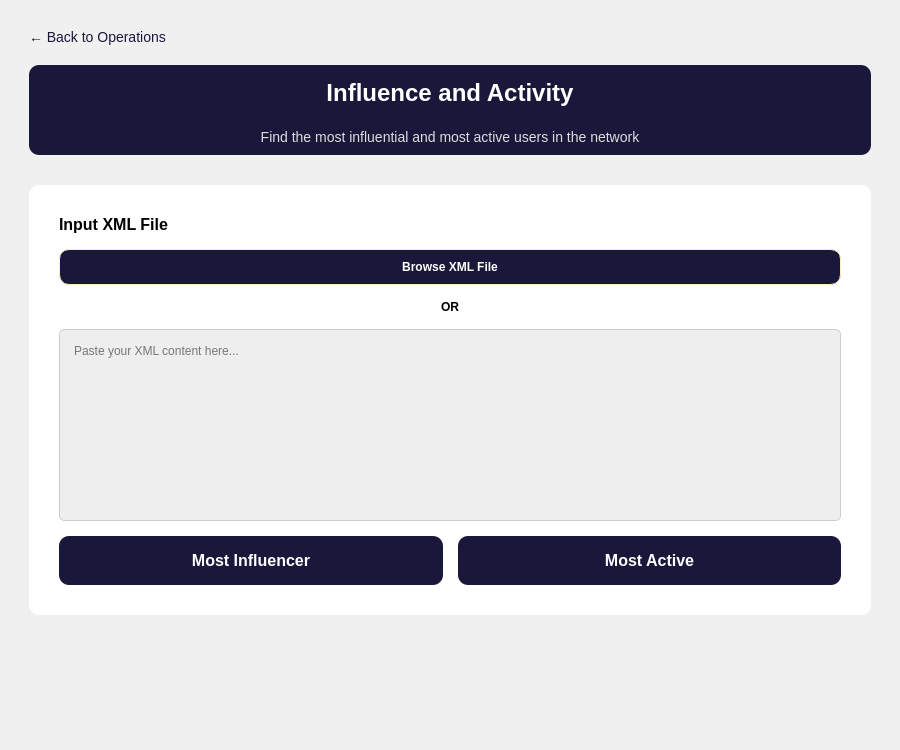
<?xml version="1.0" encoding="UTF-8"?>
<ui version="4.0">
 <class>InfluenceAndActivity</class>
 <widget class="QWidget" name="InfluenceAndActivity">
  <property name="geometry">
   <rect>
    <x>0</x>
    <y>0</y>
    <width>900</width>
    <height>750</height>
   </rect>
  </property>
  <property name="windowTitle">
   <string>Influence and Activity</string>
  </property>
  <property name="styleSheet">
   <string notr="true">
    /* Global Background */
    QWidget { background-color: #f0f0f0; font-family: 'Segoe UI', sans-serif; }

    /* Scroll Area */
    QScrollArea { border: none; background-color: transparent; }
    QWidget#scrollAreaWidgetContents { background-color: transparent; }

    /* Header Container */
    QWidget#headerContainer {
        background-color: #19183B;
        border-radius: 10px;
        margin-bottom: 10px;
    }
    QLabel#headerTitle {
        color: white;
        font-size: 24px;
        font-weight: bold;
        background-color: transparent;
    }
    QLabel#headerDesc {
        color: #ddd;
        font-size: 14px;
        background-color: transparent;
    }

    /* Content Container */
    QWidget#contentContainer {
        background-color: white;
        border-radius: 10px;
    }

    /* Input Label */
    QLabel#inputLabel {
        font-weight: bold;
        font-size: 16px;
        color: black;
        background-color: transparent;
    }

    /* Browse Button */
    QPushButton#browseButton {
        background-color: #19183B;
        color: white;
        border: 1px solid #FFECC0;
        border-radius: 10px;
        padding: 10px;
        font-weight: bold;
    }
    QPushButton#browseButton:hover {
        background-color: black;
    }

    /* OR Label */
    QLabel#orLabel {
        color: black;
        font-weight: bold;
        background-color: transparent;
    }

    /* Text Edit */
    QTextEdit {
        background-color: #EEEEEE;
        color: black;
        border: 1px solid #ccc;
        border-radius: 5px;
        padding: 10px;
    }

    /* Action Buttons */
    QPushButton#mostInfluencerButton, QPushButton#mostActiveButton {
        background-color: #19183B;
        color: white;
        font-size: 16px;
        padding: 15px;
        border-radius: 10px;
        font-weight: bold;
    }
    QPushButton#mostInfluencerButton:hover, QPushButton#mostActiveButton:hover {
        background-color: black;
    }

    /* Back Button */
    QPushButton#backButton {
         color: #19183B;
         background-color: transparent;
         border: none;
         font-size: 14px;
         text-align: left;
    }
    QPushButton#backButton:hover {
         color: black;
         text-decoration: underline;
    }
   </string>
  </property>
  <layout class="QVBoxLayout" name="mainLayout">
   <property name="leftMargin"><number>20</number></property>
   <property name="topMargin"><number>20</number></property>
   <property name="rightMargin"><number>20</number></property>
   <property name="bottomMargin"><number>20</number></property>
   <item>
    <widget class="QScrollArea" name="scrollArea">
     <property name="widgetResizable"><bool>true</bool></property>
     <widget class="QWidget" name="scrollAreaWidgetContents">
      <layout class="QVBoxLayout" name="scrollLayout">
       <property name="spacing"><number>20</number></property>
       
       <!-- Back Button Row -->
       <item>
        <widget class="QPushButton" name="backButton">
         <property name="text"><string>← Back to Operations</string></property>
         <property name="cursor"><cursorShape>PointingHandCursor</cursorShape></property>
        </widget>
       </item>

       <!-- Header -->
       <item>
        <widget class="QWidget" name="headerContainer" native="true">
         <property name="minimumSize"><size><width>0</width><height>100</height></size></property>
         <layout class="QVBoxLayout" name="headerLayout">
          <item>
           <widget class="QLabel" name="headerTitle">
            <property name="text"><string>Influence and Activity</string></property>
            <property name="alignment"><set>Qt::AlignCenter</set></property>
           </widget>
          </item>
          <item>
           <widget class="QLabel" name="headerDesc">
            <property name="text"><string>Find the most influential and most active users in the network</string></property>
            <property name="alignment"><set>Qt::AlignCenter</set></property>
           </widget>
          </item>
         </layout>
        </widget>
       </item>

       <!-- Content -->
       <item>
        <widget class="QWidget" name="contentContainer" native="true">
         <layout class="QVBoxLayout" name="contentLayout">
          <property name="spacing"><number>15</number></property>
          <property name="leftMargin"><number>30</number></property>
          <property name="topMargin"><number>30</number></property>
          <property name="rightMargin"><number>30</number></property>
          <property name="bottomMargin"><number>30</number></property>

          <item>
           <widget class="QLabel" name="inputLabel">
            <property name="text"><string>Input XML File</string></property>
           </widget>
          </item>

          <item>
           <widget class="QPushButton" name="browseButton">
            <property name="text"><string>Browse XML File</string></property>
            <property name="minimumHeight"><number>50</number></property>
            <property name="cursor"><cursorShape>PointingHandCursor</cursorShape></property>
           </widget>
          </item>

          <item>
           <widget class="QLabel" name="orLabel">
            <property name="text"><string>OR</string></property>
            <property name="alignment"><set>Qt::AlignCenter</set></property>
           </widget>
          </item>

          <item>
           <widget class="QTextEdit" name="xmlTextEdit">
            <property name="placeholderText"><string>Paste your XML content here...</string></property>
            <property name="minimumHeight"><number>200</number></property>
             <property name="sizePolicy">
              <sizepolicy hsizetype="Expanding" vsizetype="Expanding">
               <horstretch>0</horstretch>
               <verstretch>1</verstretch>
              </sizepolicy>
             </property>
           </widget>
          </item>

          <item>
           <layout class="QHBoxLayout" name="buttonsLayout">
            <property name="spacing"><number>15</number></property>
            <item>
             <widget class="QPushButton" name="mostInfluencerButton">
              <property name="text"><string>Most Influencer</string></property>
              <property name="minimumHeight"><number>50</number></property>
              <property name="cursor"><cursorShape>PointingHandCursor</cursorShape></property>
             </widget>
            </item>
            <item>
             <widget class="QPushButton" name="mostActiveButton">
              <property name="text"><string>Most Active</string></property>
              <property name="minimumHeight"><number>50</number></property>
              <property name="cursor"><cursorShape>PointingHandCursor</cursorShape></property>
             </widget>
            </item>
           </layout>
          </item>

         </layout>
        </widget>
       </item>
       
       <item>
        <spacer name="verticalSpacer">
         <property name="orientation"><enum>Qt::Vertical</enum></property>
         <property name="sizeHint" stdset="0"><size><width>20</width><height>40</height></size></property>
        </spacer>
       </item>

      </layout>
     </widget>
    </widget>
   </item>
  </layout>
 </widget>
 <resources/>
 <connections/>
</ui>
